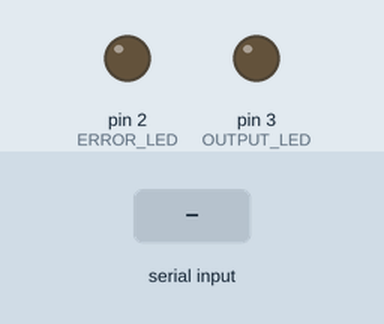
A sketch run on a simulated Arduino Uno, built with avr-gcc and run on an emulated ATmega328P. Shown: output pins drawn as LEDs (lit = HIGH). The inputs (shaded band) are chosen by the test bench. What the sketch prints to the serial monitor is not drawn.

Above: at 1.2 s.
1.3 s: "90,45\n" received over Serial
At 2.6 s:
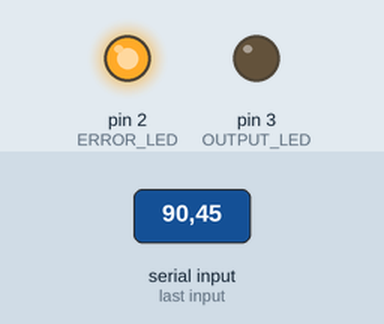
4.3 s: "5\n" received over Serial
At 4.8 s:
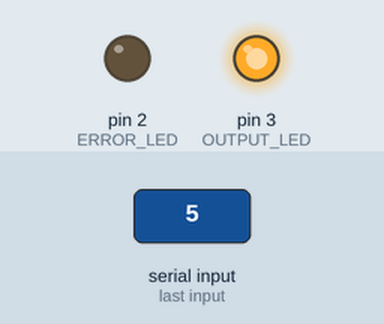
7.3 s: "30,150\n" received over Serial
At 8.3 s:
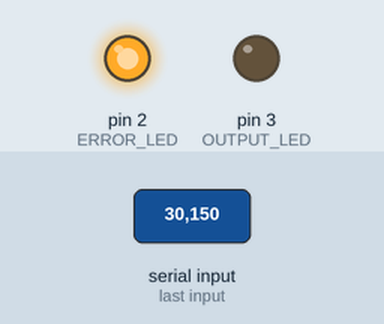
10.3 s: "90\n" received over Serial
At 13.6 s:
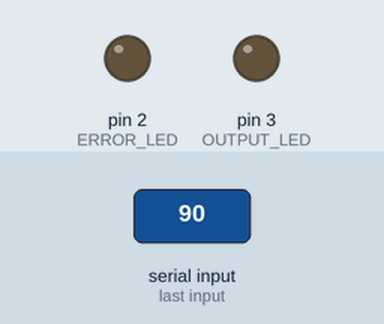
Timing chart, 0 to 14.3 s (numbered marks = the images above; inputs shaded):
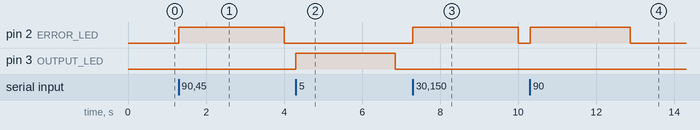

The sketch:

Assignment15_SevenSegment.ino
```cpp
// Question 15: Experiment With Seven Segment LED with PWM in Arduino UNO
// Hardware :-
// Microcontroller : Arduino UNO
// 8 Resistor : 470 Ohm
// Seven Segment LED : 1
// BreadBoard : 1
// Male to Male Jumper Wire : 9

// Instruction :-
// 1. Connect Common of Seven Segment LED to Ground Line of the BreadBoard
// 2. Connect a Resistor to all 8 Terminals(including DP) individualaly
// 3. Connect a Jumper Wire Resistors to Voltage Line
// 4. Repeat Step 3 for other 6(excluding DP ) Resisors...
// 5. Connect a jumper wire from OUTPUT_LED PIN to Voltage Line
// 6. Connect GND PIN to Ground Line using Jumper Wire
// 7. Connect DP Resistor to ERROR_LED PIN via Jumper Wire
// Run the Following Code to get the Desired Output.

#define ERROR_LED 2
#define OUTPUT_LED 3
int input;

void setup() {
  // put your setup code here, to run once:
  pinMode(OUTPUT_LED,OUTPUT);
  pinMode(ERROR_LED,OUTPUT);
  Serial.begin(9600);
  Serial.setTimeout(2500);
}

void loop() {
  Serial.println("Enter the Brightness Scale from 0- 5:");
  Serial.println("0 : OFF");
  Serial.println("1 : DIMMER");
  Serial.println("2 : DIMM");
  Serial.println("3 : BRIGHT");
  Serial.println("4 : BRIGHTER");
  Serial.println("5 : BRIGHTEST");

  input = Serial.parseInt(); //Taking Input from User

  if(input < 0 or input > 5){
    Serial.println("Error in input");
    digitalWrite(ERROR_LED,HIGH);
    analogWrite (OUTPUT_LED,0);
  }
  else{
    digitalWrite(ERROR_LED,LOW);
    analogWrite(OUTPUT_LED, input*51);
  }

}
```

Measured:
- after the input at 1.3 s, pin 2 (ERROR_LED): LOW → HIGH at once, → LOW 2.7 s later
- after the input at 4.3 s, pin 3 (OUTPUT_LED): LOW → HIGH at once, → LOW 2.5 s later
- after the input at 7.3 s, pin 2 (ERROR_LED): LOW → HIGH at once, → LOW 2.7 s later
- after the input at 10.3 s, pin 2 (ERROR_LED): LOW → HIGH at once, → LOW 2.6 s later
